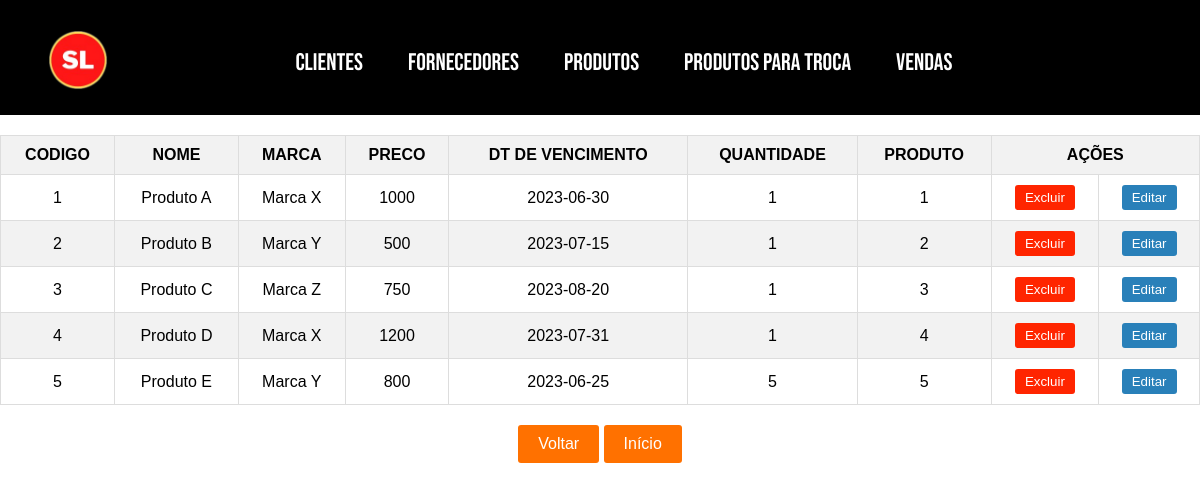
/Produtost/listaProdutost.php, run on the app's committed database.
### tables this page shows
CREATE TABLE Produtost (
    codigo INT AUTO_INCREMENT PRIMARY KEY,
    nome VARCHAR(255),
    marca VARCHAR(255),
    preco INT,
    dtVencimento DATE,
    quantidade INT,
    produto INT NOT NULL,
    FOREIGN KEY (produto)
        REFERENCES Produto (codigo)
);

### database/Conexao.php (called while the page is built)
<?php
class Conexao
{
    private static $dsn = 'mysql:host=localhost;dbname=supermercado;port=3306';
    private static $usuario = 'root';
    private static $senha = 'root';
    private static $conexao = null;
    public static function getConexao() : PDO
    {
        if (Conexao::$conexao == null){
            try {
                Conexao::$conexao = new PDO(Conexao::$dsn, Conexao::$usuario, Conexao::$senha);
            } catch (PDOException $e) {
                echo $e->getMessage();
            }
        }
        return Conexao::$conexao;
    }
    public static function getPreparedStatement($sql) : PDOStatement
    {
        $pst = null;
        if (Conexao::getConexao() != null) {
            try{
                $pst = Conexao::$conexao->prepare($sql);
            } catch (PDOException $e){
                echo $e->getMessage();
            }
        }
        return $pst;
    }
}

### database/DAOProdutost.php (called while the page is built, shortened)
<?php
class DaoProdutost
{
    public function listaTodos()
    {
        $pst = Conexao::getPreparedStatement('select * from Produtost;');
        $pst->execute();
        $lista = $pst->fetchAll(PDO::FETCH_ASSOC);
        return $lista;
    }
}

### Produtost/listaProdutost.php (the view, shortened to what this page needs)
<!DOCTYPE html>
<html lang="en">
<head>
    <link rel="stylesheet" href="../styleLista.css">
</head>
<body>
    <?php
        require_once('../barra.php');
    ?>
    <table border="1">
    <tr>
    <th>CODIGO</th>
    <th>NOME</th>
    <th>MARCA</th>
    <th>PRECO</th>
    <th>DT DE VENCIMENTO</th>
    <th>QUANTIDADE</th>
    <th>PRODUTO</th>
    <th colspan="2">AÇÕES</th>
</tr>
<?php
require_once BASE . '\database\Conexao.php';
require_once BASE . '\database\DaoProdutost.php';
$daoProdutost = new DaoProdutost();
$lista = $daoProdutost ->listaTodos();
foreach ($lista as $registro){
    echo '<tr>';
    echo '<td>' . $registro['codigo'] . '</td>';
    echo '<td>' . $registro['nome'] . '</td>';
    echo '<td>' . $registro['marca'] . '</td>';
    echo '<td>' . $registro['preco'] . '</td>';
    echo '<td>' . $registro['dtVencimento'] . '</td>';
    echo '<td>' . $registro['quantidade'] . '</td>';
    echo '<td>' . $registro['produto'] . '</td>';
    ?>
<td>
    <form action="excluiProdutost.php" method="post">
        <div class="botaoExcluir"><button>Excluir</button></div>
    </form>
    </td>
    <td>
    <form action="formAlteraProdutost.php" method="post">
        <div class="botaoEditar"><button>Editar</button></div>
    </form>
    </td>
    <?php
    echo '</tr>';
}
?>
        </table>
        <div class="botaoVoltarInicio">
        <a href="../menu/Produtost.php"><button>Voltar</button></a>
        <a href="../"><button>Início</button></a>
        </div>
    </body>
</html>

### styleLista.css (style rules this page uses)
body { font-family: Arial, sans-serif; background-color: #f5f5f5; margin: 0; padding: 0; display: flex; flex-direction: column; align-items: center; justify-content: center; }
table { width: 100%; border-collapse: collapse; margin-top: 20px; }
th, td { padding: 10px; text-align: center; border: 1px solid #ddd; }
th { background-color: #f2f2f2; }
.botaoExcluir button { padding: 5px 10px; background-color: #FF2500; color: #fff; border: none; border-radius: 3px; cursor: pointer; transition: background-color 0.3s ease; }
.botaoEditar button { padding: 5px 10px; background-color: #2980b9; color: #fff; border: none; border-radius: 3px; cursor: pointer; transition: background-color 0.3s ease; }
.botaoVoltarInicio button { padding: 10px 20px; background-color: #FF7100; color: #fff; border: none; border-radius: 3px; cursor: pointer; transition: background-color 0.3s ease; margin-left: 20; font-size: 16px; margin-top: 20px; margin-bottom: 20px; }
a { text-decoration: none; margin-top: 10px; }
tr:nth-child(odd) { background-color: #f2f2f2; }

### barra.php (style rules this page uses)
* { margin: 0; padding: 0; box-sizing: border-box; }
body { background-color: #ffffff; }

### data on the page
produtost: codigo "1", nome "Produto A", marca "Marca X", preco "1000", dtVencimento "2023-06-30", quantidade "1", produto "1"
produtost: codigo "2", nome "Produto B", marca "Marca Y", preco "500", dtVencimento "2023-07-15", quantidade "1", produto "2"
produtost: codigo "3", nome "Produto C", marca "Marca Z", preco "750", dtVencimento "2023-08-20", quantidade "1", produto "3"
produtost: codigo "4", nome "Produto D", marca "Marca X", preco "1200", dtVencimento "2023-07-31", quantidade "1", produto "4"
produtost: codigo "5", nome "Produto E", marca "Marca Y", preco "800", dtVencimento "2023-06-25", quantidade "5", produto "5"
